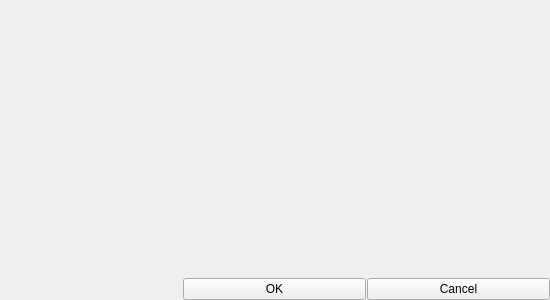
<?xml version="1.0" encoding="UTF-8"?>
<ui version="4.0">
 <class>Form</class>
 <widget class="QWidget" name="Form">
  <property name="geometry">
   <rect>
    <x>0</x>
    <y>0</y>
    <width>550</width>
    <height>300</height>
   </rect>
  </property>
  <property name="windowTitle">
   <string>Form</string>
  </property>
  <layout class="QVBoxLayout" name="verticalLayout">
   <property name="spacing">
    <number>1</number>
   </property>
   <property name="margin">
    <number>0</number>
   </property>
   <item>
    <widget class="QWidget" name="containerContent" native="true">
     <property name="sizePolicy">
      <sizepolicy hsizetype="Preferred" vsizetype="Preferred">
       <horstretch>0</horstretch>
       <verstretch>1</verstretch>
      </sizepolicy>
     </property>
    </widget>
   </item>
   <item>
    <layout class="QHBoxLayout" name="horizontalLayout">
     <item>
      <spacer name="horizontalSpacer">
       <property name="orientation">
        <enum>Qt::Horizontal</enum>
       </property>
       <property name="sizeHint" stdset="0">
        <size>
         <width>40</width>
         <height>20</height>
        </size>
       </property>
      </spacer>
     </item>
     <item>
      <widget class="QPushButton" name="buttonOK">
       <property name="sizePolicy">
        <sizepolicy hsizetype="Expanding" vsizetype="Fixed">
         <horstretch>0</horstretch>
         <verstretch>0</verstretch>
        </sizepolicy>
       </property>
       <property name="text">
        <string>OK</string>
       </property>
      </widget>
     </item>
     <item>
      <widget class="QPushButton" name="buttonCancel">
       <property name="sizePolicy">
        <sizepolicy hsizetype="Expanding" vsizetype="Fixed">
         <horstretch>0</horstretch>
         <verstretch>0</verstretch>
        </sizepolicy>
       </property>
       <property name="text">
        <string>Cancel</string>
       </property>
      </widget>
     </item>
    </layout>
   </item>
  </layout>
 </widget>
 <resources/>
 <connections/>
</ui>
